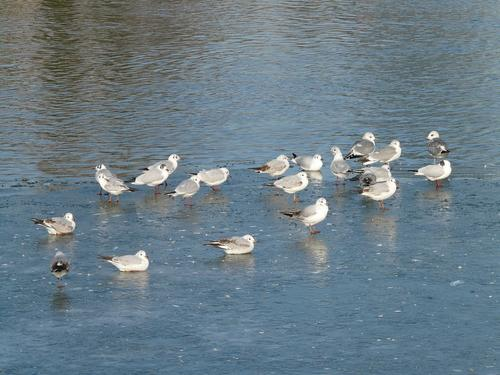
#> input picture Core_algorithm_of_rare_bird_object_detection/data/haiou277.jpg, 500 x 375 px
$ python draw_object.py
#> lines starting #> are read from the running program, lines starting #| are printed output that depends on the picture
# -*- coding: utf-8 -*-
# @Time    : 2021/3/5 0005 17:31
# @Author  : YJW
# @FileName: process_model.py
# @Software: PyCharm
import os
import cv2
import numpy as np
print(cv2.__file__)
def draw_object(jpg_path):
#> called with jpg_path = 'data/haiou277.jpg'
    print(jpg_path)
    print(type(jpg_path))
    font = cv2.FONT_HERSHEY_SIMPLEX
    status=os.system("cd ./ && ls")
    # status = os.chdir("../")
    image = cv2.imread("./Core_algorithm_of_rare_bird_object_detection/"+jpg_path)
#> image is the input picture: shape (375, 500, 3); mean B, G, R 134.7, 124.5, 106.6
    GrayImage = cv2.cvtColor(image, cv2.COLOR_BGR2GRAY)
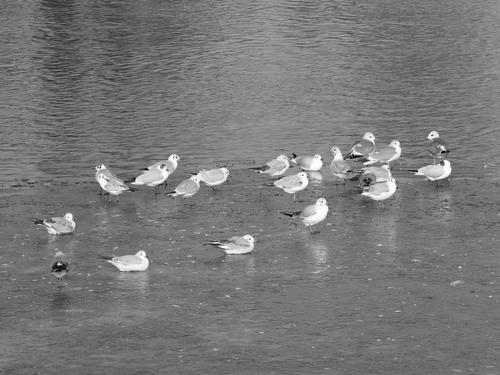
#> GrayImage: shape (375, 500); min 1, max 255, mean 120.3
    x, y, w, h =cv2.boundingRect(GrayImage)
#> x = 0; y = 0; w = 500; h = 375
    print("-------------")
    print(x,y,w,h)
#| 0 0 500 375

    if os.path.exists("./Core_algorithm_of_rare_bird_object_detection/" + jpg_path.split(".")[0] + ".txt"):
        print("0k")
    else:
        with open("Core_algorithm_of_rare_bird_object_detection/"+jpg_path.split(".")[0]+".txt","w") as f:
            f.write("Class:None, Box: 0 0 0 0")

    with open("Core_algorithm_of_rare_bird_object_detection/"+jpg_path.split(".")[0]+".txt","r") as f:
        pic_data=f.read().split("\n")
        print(pic_data)
        pic_data_item_i=0
        for pic_data_item_i in range(len(pic_data)-1):
            object_class = pic_data[pic_data_item_i].split(",")[0].split(":")[1]
            x1 = pic_data[pic_data_item_i].split(",")[1].split(":")[1].split(" ")[1]
            x2 = pic_data[pic_data_item_i].split(",")[1].split(":")[1].split(" ")[2]
            y1 = pic_data[pic_data_item_i].split(",")[1].split(":")[1].split(" ")[3]
            y2 = pic_data[pic_data_item_i].split(",")[1].split(":")[1].split(" ")[4]
            print(len(pic_data) - 1, pic_data_item_i)
            pic_data_item_i += 1
            if(h>=5000):
                draw = cv2.putText(image, object_class, (int(x1), int(y1) - 1), font, 2, (0, 255, 0), 7)
                draw = cv2.rectangle(image, (int(x1), int(y1)), (int(x2), int(y2)), (0, 255, 0), 7)
            elif(h>=4000):
                draw = cv2.putText(image, object_class, (int(x1), int(y1) - 1), font, 1.9, (0, 255, 0), 6)
                draw = cv2.rectangle(image, (int(x1), int(y1)), (int(x2), int(y2)), (0, 255, 0), 6)
            elif(h>=3000):
                draw = cv2.putText(image, object_class, (int(x1), int(y1) - 1), font, 1.5, (0, 255, 0), 5)
                draw = cv2.rectangle(image, (int(x1), int(y1)), (int(x2), int(y2)), (0, 255, 0), 5)
            elif(h>=2000):
                draw = cv2.putText(image, object_class, (int(x1), int(y1) - 1), font, 1.2, (0, 255, 0), 4)
                draw = cv2.rectangle(image, (int(x1), int(y1)), (int(x2), int(y2)), (0, 255, 0), 4)
            elif(h>=1000):
                draw = cv2.putText(image, object_class, (int(x1), int(y1) - 1), font, 1, (0, 255, 0), 3)
                draw = cv2.rectangle(image, (int(x1), int(y1)), (int(x2), int(y2)), (0, 255, 0), 3)
            elif(h>=500):
                draw = cv2.putText(image, object_class, (int(x1), int(y1) - 1), font, 0.8, (0, 255, 0), 2)
                draw = cv2.rectangle(image, (int(x1), int(y1)), (int(x2), int(y2)), (0, 255, 0), 2)
            else:
                draw = cv2.putText(image, object_class, (int(x1), int(y1) - 1), font, 0.5, (0, 255, 0), 1)
                draw = cv2.rectangle(image, (int(x1), int(y1)), (int(x2), int(y2)), (0, 255, 0), 1)
#> (the run stopped early here; a loop or call above may not have finished)
